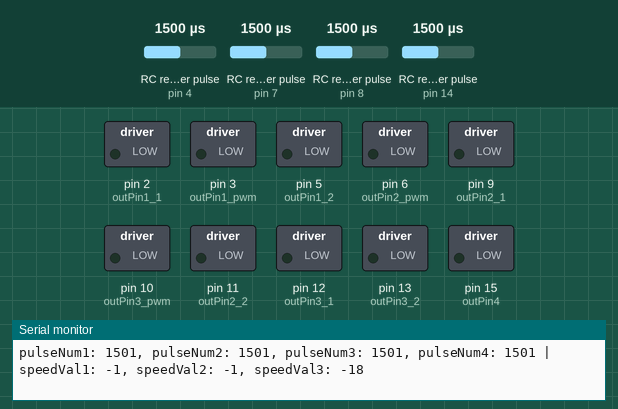
A sketch run on a simulated Arduino Uno, built with avr-gcc and run on an emulated ATmega328P. Shown: switched loads named in the sketch (green lamp = pin HIGH), the last lines printed to the serial monitor. Wiring (inferred from the names in the program): 4 × RC receiver channel: data pin 4 / data pin 7 / data pin 8 / data pin 14. Dashed ring = blinking. The test bench sets the inputs (shaded band); at power-on: RC receiver pulse (sensors on pin 7, pin 4, pin 14, pin 8) 1500 µs.

Above: at 1.2 s.
1.3 s: RC receiver pulse (sensor on pin 7) set to 1547 µs
At 2.1 s:
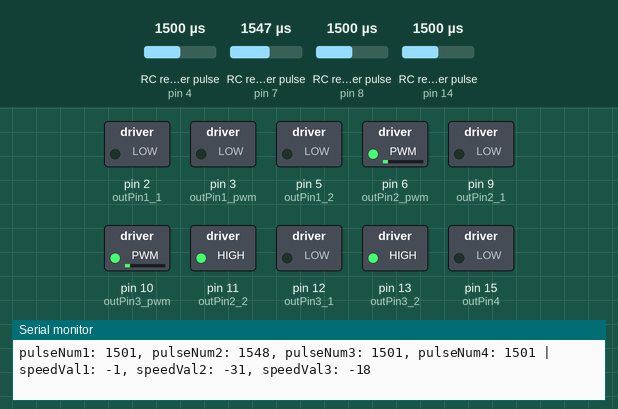
2.9 s: RC receiver pulse (sensor on pin 4) set to 1483 µs
5.9 s: RC receiver pulse (sensor on pin 4) set to 1450 µs
At 7.7 s:
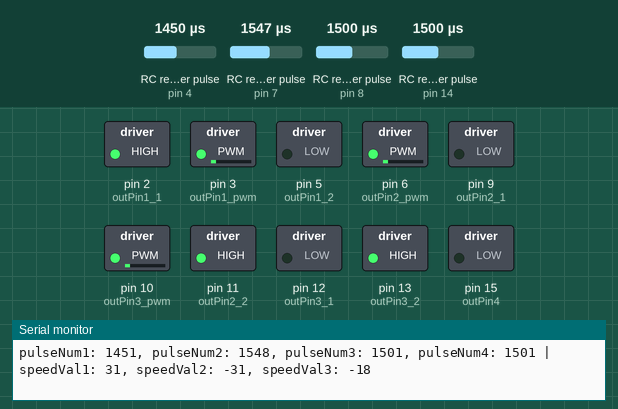
8.9 s: RC receiver pulse (sensor on pin 7) set to 1750 µs
At 10.7 s:
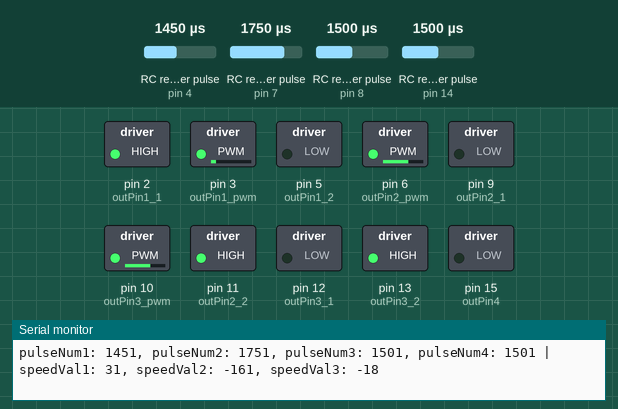
11.9 s: RC receiver pulse (sensor on pin 14) set to 1481 µs
At 12.8 s:
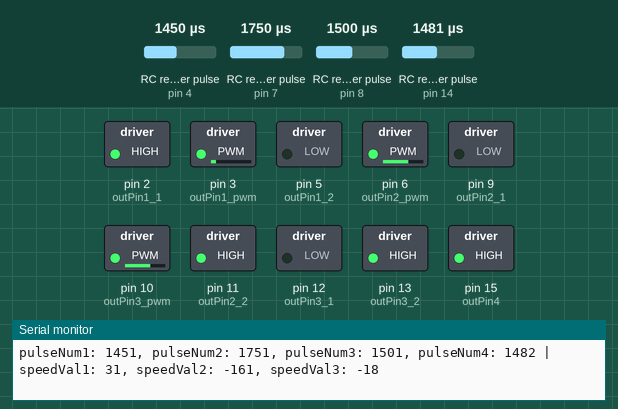
14.9 s: RC receiver pulse (sensor on pin 4) set to 1500 µs
At 15.8 s:
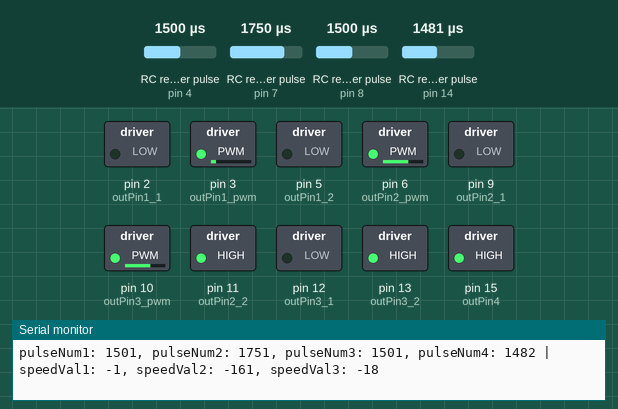
Timing chart, 0 to 18.9 s (numbered marks = the images above; inputs shaded):
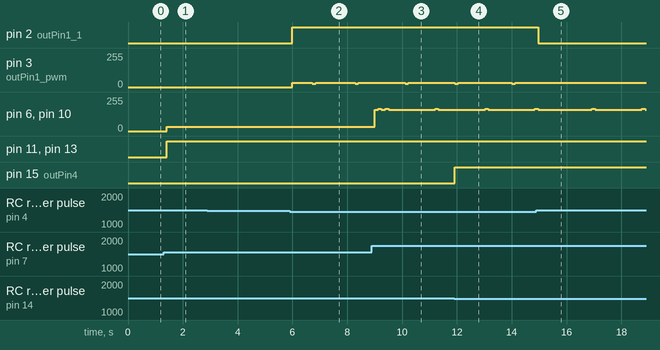

The sketch:

airshipControlSystem3_00.ino
```cpp
/*
2014.10.17
Airship Controling System (ACS)
ver3.00
Haru

adjust output voltage 5V to 3V
adjust play 10 to 20
adjust pulseNum3

output level up

apply electro magnet module
*/


//set pin num (3ch)
//--------------------------------------------
// to input
const int rcv1 = 4; // up/down
const int rcv2 = 7; // go/back
const int rcv3 = 8; // left/right
const int rcv4 = 14; // magnet

// to output
const int outPin1_pwm = 3;
const int outPin1_1 = 2;
const int outPin1_2 = 5;
const int outPin2_pwm = 6;
const int outPin2_1 = 9;
const int outPin2_2 = 11;
const int outPin3_pwm = 10;
const int outPin3_1 = 12;
const int outPin3_2 = 13;

const int outPin4 = 15;
//--------------------------------------------

// init
//--------------------------------------------
int pulseNum1 = 0;
int pulseNum2 = 0;
int pulseNum3 = 0;
int pulseNum4 = 0;

int speedVal1 = 0;
int speedVal2 = 0;
int speedVal3 = 0;

int play = 20;
int pwm = 255;
//--------------------------------------------


void setup(){

	//setup pin mode
	//--------------------------------------------
	pinMode(rcv1, INPUT);
	pinMode(rcv2, INPUT);
	pinMode(rcv3, INPUT);
	pinMode(rcv4, INPUT);

	pinMode(outPin1_pwm, OUTPUT); // outPin1: under motor
	pinMode(outPin1_1, OUTPUT);
    pinMode(outPin1_2, OUTPUT);
	pinMode(outPin2_pwm, OUTPUT); // outPin2: left motor
	pinMode(outPin2_1, OUTPUT);
	pinMode(outPin2_2, OUTPUT);
	pinMode(outPin3_pwm, OUTPUT); // outPin3: right morot
	pinMode(outPin3_1, OUTPUT);
	pinMode(outPin3_2, OUTPUT);

    pinMode(outPin4, OUTPUT); // outPin4: magnet
	//--------------------------------------------

	// test pulse
	Serial.begin(9600);
}


void loop(){

	//recieve pulse
	pulseNum1 = pulseIn(rcv1, HIGH);
	pulseNum2 = pulseIn(rcv2, HIGH);
	pulseNum3 = pulseIn(rcv3, HIGH);
    pulseNum4 = pulseIn(rcv4, HIGH);

	// convert pulseNum(1100~1900) to speedVal(-pwm~pwm)
	int speedVal1 = map(pulseNum1, 1900, 1100, -pwm, pwm); // up/down
	int speedVal2 = map(pulseNum2, 1900, 1100, -pwm, pwm); // go/back
	int speedVal3 = map(pulseNum3, 1850, 1100, -pwm, pwm); // left/right

	// constrain speedVal
	speedVal1 = constrain(speedVal1, -pwm, pwm);
	speedVal2 = constrain(speedVal2, -pwm, pwm);
	speedVal3 = constrain(speedVal3, -pwm, pwm);


	//control
	//--------------------------------------------
	// up/down
	//--------------------------------------------
	if( speedVal1 > play){
		analogWrite(outPin1_pwm, speedVal1);
		digitalWrite(outPin1_1, HIGH);
		digitalWrite(outPin1_2, LOW);
	}

	else if( speedVal1 < -play){
		analogWrite(outPin1_pwm, -speedVal1);
		digitalWrite(outPin1_1, LOW);
		digitalWrite(outPin1_2, HIGH);
	} else {
		digitalWrite(outPin1_1, LOW);
		digitalWrite(outPin1_2, LOW);
	}
	//--------------------------------------------

	// go/back
	//--------------------------------------------
	// go
	if( speedVal2 > play){
		analogWrite(outPin2_pwm, speedVal2);
		digitalWrite(outPin2_1, HIGH);
		digitalWrite(outPin2_2, LOW);

		analogWrite(outPin3_pwm, speedVal2);
		digitalWrite(outPin3_1, HIGH);
		digitalWrite(outPin3_2, LOW);

	}
	// back
	else if( speedVal2 < -play){
		analogWrite(outPin2_pwm, -speedVal2);
		digitalWrite(outPin2_1, LOW);
		digitalWrite(outPin2_2, HIGH);

		analogWrite(outPin3_pwm, -speedVal2);
		digitalWrite(outPin3_1, LOW);
		digitalWrite(outPin3_2, HIGH);
	}
	// stop
	//--------------------------------------------

	// left/right
	//--------------------------------------------
	// left
	else if( speedVal3 > play){
		analogWrite(outPin2_pwm, speedVal3);
		digitalWrite(outPin2_1, LOW);
		digitalWrite(outPin2_2, HIGH);

		analogWrite(outPin3_pwm, speedVal3);
		digitalWrite(outPin3_1, HIGH);
		digitalWrite(outPin3_2, LOW);
	}

	// right
	else if( speedVal3 < -play){
		analogWrite(outPin2_pwm, -speedVal3);
		digitalWrite(outPin2_1, HIGH);
		digitalWrite(outPin2_2, LOW);

		analogWrite(outPin3_pwm, -speedVal3);
		digitalWrite(outPin3_1, LOW);
		digitalWrite(outPin3_2, HIGH);
	// stop
	} else {
		digitalWrite(outPin2_1, LOW);
		digitalWrite(outPin2_2, LOW);

		digitalWrite(outPin3_1, LOW);
		digitalWrite(outPin3_2, LOW);


	}
	//--------------------------------------------
    // magnet
	//--------------------------------------------
    if (pulseNum4 < 1500) digitalWrite(outPin4, HIGH);
    else if(pulseNum4 >1500) digitalWrite(outPin4, LOW);
	//--------------------------------------------
	//--------------------------------------------


	// sirial monitor
	Serial.print("pulseNum1: ");
	Serial.print(pulseNum1);

	Serial.print(", pulseNum2: ");
	Serial.print(pulseNum2);

	Serial.print(", pulseNum3: ");
	Serial.print(pulseNum3);

    Serial.print(", pulseNum4: ");
	Serial.print(pulseNum4);

	Serial.print(" | speedVal1: ");
	Serial.print(speedVal1);

	Serial.print(", speedVal2: ");
	Serial.print(speedVal2);

	Serial.print(", speedVal3: ");
	Serial.println(speedVal3);

}
```

Measured:
- the behaviour switches between 1530 and 1531 µs on RC receiver pulse (sensor on pin 7) (found by bisection; images 0 and 1)
- the behaviour switches between 1467 and 1466 µs on RC receiver pulse (sensor on pin 4) (found by bisection; images 1 and 2)
- the behaviour switches between 1499 and 1498 µs on RC receiver pulse (sensor on pin 14) (found by bisection; images 3 and 4)
- after the input at 1.3 s, pin 6 (outPin2_pwm), pin 10 (outPin3_pwm): 0/255 → 31/255 after 0.11 s; pin 11 (outPin2_2), pin 13 (outPin3_2): LOW → HIGH after 0.11 s
- after the input at 5.9 s, pin 2 (outPin1_1): LOW → HIGH after 0.09 s; pin 3 (outPin1_pwm): goes 31/255 0.74 s, 26/255 0.12 s, 31/255 1.4 s, 26/255 0.12 s, then 31/255, starting after 0.09 s
- after the input at 8.9 s, pin 6 (outPin2_pwm), pin 10 (outPin3_pwm): goes 161/255 0.12 s, 166/255 0.12 s, 161/255 0.14 s, 166/255 0.12 s, 161/255 1.7 s, 166/255 0.12 s, then 161/255, starting after 0.11 s
- after the input at 11.9 s, pin 15 (outPin4): LOW → HIGH at once
- after the input at 14.9 s, pin 2 (outPin1_1): HIGH → LOW after 0.07 s; pin 3 (outPin1_pwm): stops changing and stays 31/255
